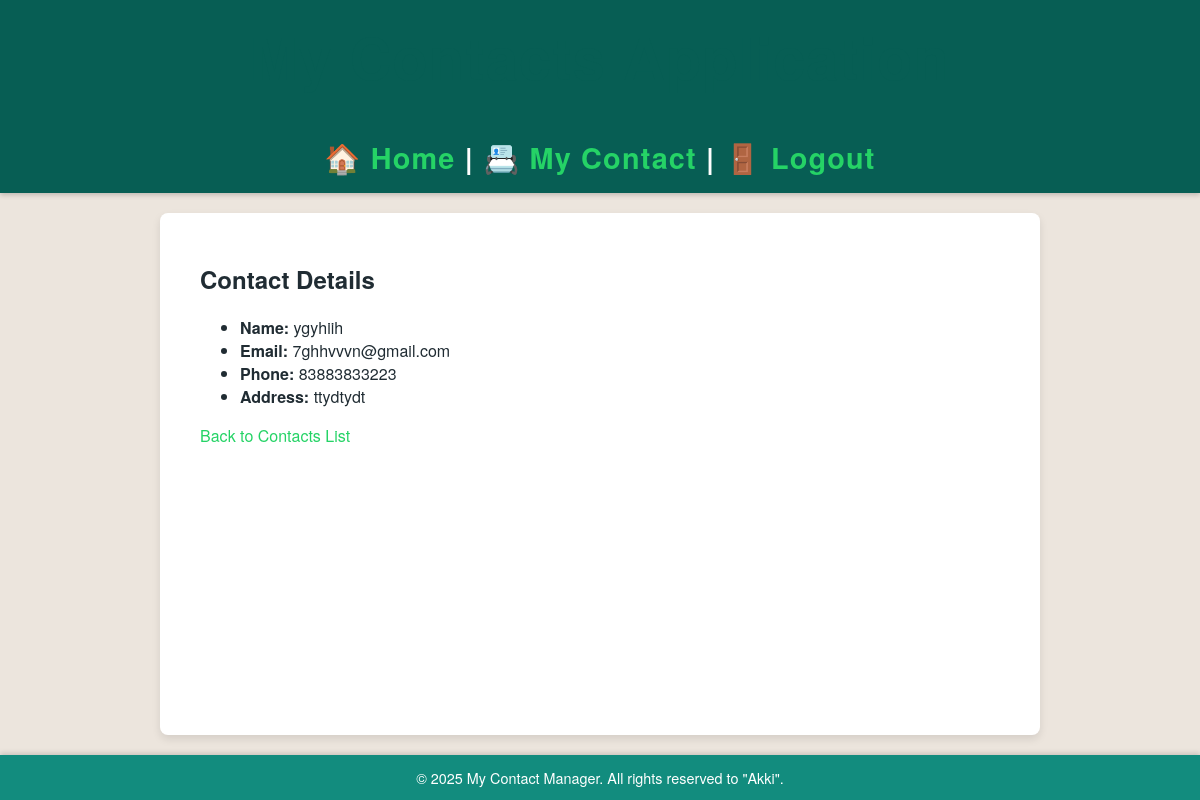
Screenshot of /contacts/view/7/ (signed in) with the database file from the repository.
### contacts/models.py (models this page shows, shortened)
class Contact(models.Model):
    user = models.ForeignKey(User, on_delete=models.CASCADE)
    name = models.CharField(max_length=100)
    phone = models.CharField(max_length=20)
    email = models.EmailField(blank=True)
    address = models.TextField(blank=True)

### contacts/views.py (the view)
# urls.py: path('view/<int:contact_id>/', views.contact_detail, name='detail'),
@login_required
def contact_detail(request, contact_id):
    contact = get_object_or_404(Contact, id=contact_id)
    return render(request, 'contacts/contact_detail.html', {'contact': contact})

### templates/contacts/contact_detail.html (shortened to what this page needs)
{% extends 'base.html' %}
{% block content %}
<h2>Contact Details</h2>
<ul>
  <li><strong>Name:</strong> {{ contact.name }}</li>
  <li><strong>Email:</strong> {{ contact.email }}</li>
  <li><strong>Phone:</strong> {{ contact.phone }}</li>
  <li><strong>Address:</strong> {{ contact.address }}</li>
</ul>
<a href="{% url 'contacts:list' %}">Back to Contacts List</a>
{% endblock %}

### static/css/styles.css (style rules this page uses)
body { font-family: 'Helvetica Neue', Helvetica, Arial, sans-serif; background: #ece5dd; margin: 0; padding: 0; color: #202c33; min-height: 100vh; display: flex; flex-direction: column; }
a { color: #25d366; text-decoration: none; transition: color 0.3s ease; }

### rows the page displays
Contact: name "ygyhiih", email "7ghhvvvn@gmail.com", phone "83883833223", address "ttydtydt"
